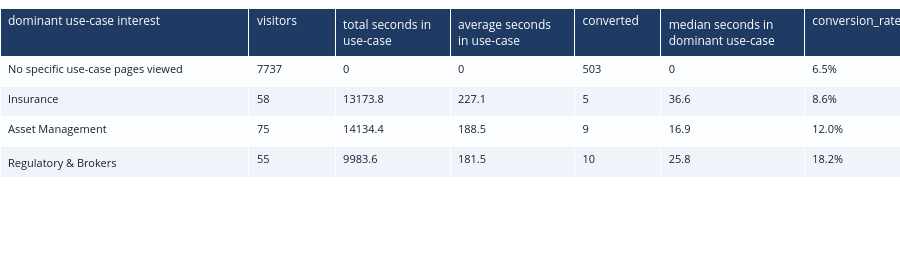

This figure's notebook cell:
### Markdown cell above
## 12. Use-case interest and conversions

This table asks a simpler question before any clustering: among website visitors, who never looked at the specific industry use-case pages, and among those who did, which of the three use-case groups they spent the most time on.

The use-case groups here are restricted to the exact nine items shown in the website navigation:
- `Insurance`: Complex Claims Management, Portfolio M&A Due Diligence, Recovery Optimization
- `Asset Management`: Fund Diligence & KPI Validation, Company Data Room Diligence, Portfolio Performance Monitoring
- `Regulatory & Brokers`: Mortgage & Loan File Validation, LP Reporting & Data Validation, KYC Investigation Support

In path terms, that means the notebook uses `/complex-claims`, `/mna-dd`, `/loss-fund-reconciliation`, `/fund-diligence`, `/company-diligence`, `/portfolio-monitoring`, `/mortgage-validation`, `/lp-reporting`, and `/kyc-aml`.

Time spent is estimated from the gap between one pageview and the next pageview in the same session, capped at 30 minutes per page. `converted` is still the same website proxy: a `change` event on the Get Started form.

### Code cell
USE_CASE_MAP = {
    "/complex-claims": "Insurance",
    "/mna-dd": "Insurance",
    "/loss-fund-reconciliation": "Insurance",
    "/fund-diligence": "Asset Management",
    "/company-diligence": "Asset Management",
    "/portfolio-monitoring": "Asset Management",
    "/mortgage-validation": "Regulatory & Brokers",
    "/lp-reporting": "Regulatory & Brokers",
    "/kyc-aml": "Regulatory & Brokers",
}

page_time = pageviews[["session_id", "distinct_id", "event_timestamp", "pathname"]].copy()
page_time = page_time.sort_values(["session_id", "event_timestamp"])
page_time["next_pageview_time"] = page_time.groupby("session_id")["event_timestamp"].shift(-1)
session_end_map = web_sessions.set_index("session_id")["session_end"]
page_time["session_end"] = page_time["session_id"].map(session_end_map)
page_time["page_exit_time"] = page_time["next_pageview_time"].fillna(page_time["session_end"])
page_time["seconds_on_page"] = (
    page_time["page_exit_time"] - page_time["event_timestamp"]
).dt.total_seconds()
page_time["seconds_on_page"] = page_time["seconds_on_page"].clip(lower=0, upper=1800)
page_time = page_time.loc[page_time["seconds_on_page"].notna()].copy()
page_time["use_case_group"] = page_time["pathname"].map(USE_CASE_MAP)

use_case_time = (
    page_time.loc[page_time["use_case_group"].notna()]
    .groupby(["distinct_id", "use_case_group"], as_index=False)["seconds_on_page"]
    .sum()
)
use_case_pivot = use_case_time.pivot(
    index="distinct_id", columns="use_case_group", values="seconds_on_page"
).fillna(0)
for col in ["Insurance", "Asset Management", "Regulatory & Brokers"]:
    if col not in use_case_pivot.columns:
        use_case_pivot[col] = 0
use_case_pivot = use_case_pivot.reset_index()
use_case_pivot["total_use_case_seconds"] = (
    use_case_pivot["Insurance"]
    + use_case_pivot["Asset Management"]
    + use_case_pivot["Regulatory & Brokers"]
)


def assign_use_case_interest(row):
    if row["total_use_case_seconds"] <= 0:
        return "No specific use-case pages viewed"
    scores = {
        "Insurance": row["Insurance"],
        "Asset Management": row["Asset Management"],
        "Regulatory & Brokers": row["Regulatory & Brokers"],
    }
    return max(scores, key=scores.get)


use_case_pivot["dominant use-case interest"] = use_case_pivot.apply(assign_use_case_interest, axis=1)
use_case_pivot["seconds_in_dominant_use_case"] = use_case_pivot.apply(
    lambda row: 0
    if row["dominant use-case interest"] == "No specific use-case pages viewed"
    else row[row["dominant use-case interest"]],
    axis=1,
)

all_visitors = pd.DataFrame({"distinct_id": sorted(web_events["distinct_id"].dropna().unique())})
visitor_use_case_interest = all_visitors.merge(
    use_case_pivot[["distinct_id", "dominant use-case interest", "seconds_in_dominant_use_case"]],
    on="distinct_id",
    how="left",
)
visitor_use_case_interest["dominant use-case interest"] = visitor_use_case_interest["dominant use-case interest"].fillna(
    "No specific use-case pages viewed"
)
visitor_use_case_interest["seconds_in_dominant_use_case"] = visitor_use_case_interest[
    "seconds_in_dominant_use_case"
].fillna(0)

converted_visitors = set(form_interactions["distinct_id"].dropna())
visitor_use_case_interest["converted"] = visitor_use_case_interest["distinct_id"].isin(converted_visitors).astype(int)

use_case_summary = (
    visitor_use_case_interest.groupby("dominant use-case interest", as_index=False)
    .agg(
        visitors=("distinct_id", "nunique"),
        total_seconds_in_dominant_use_case=("seconds_in_dominant_use_case", "sum"),
        average_seconds_in_dominant_use_case=("seconds_in_dominant_use_case", "mean"),
        converted=("converted", "sum"),
        median_seconds_in_dominant_use_case=("seconds_in_dominant_use_case", "median"),
    )
)
use_case_summary["conversion_rate"] = use_case_summary["converted"] / use_case_summary["visitors"] * 100
order = [
    "No specific use-case pages viewed",
    "Insurance",
    "Asset Management",
    "Regulatory & Brokers",
]
use_case_summary["dominant use-case interest"] = pd.Categorical(
    use_case_summary["dominant use-case interest"], categories=order, ordered=True
)
use_case_summary = use_case_summary.sort_values("dominant use-case interest").reset_index(drop=True)
use_case_summary["conversion_rate"] = use_case_summary["conversion_rate"].map(lambda x: f"{x:.1f}%")
display(use_case_summary)

row_fills = ["#fbfdff" if i % 2 == 0 else "#eff4fa" for i in range(len(use_case_summary))]
use_case_fig = go.Figure(
    data=[
        go.Table(
            columnwidth=[2.6, 0.9, 1.2, 1.3, 0.9, 1.5, 1.0],
            header=dict(
                values=[
                    "dominant use-case interest",
                    "visitors",
                    "total seconds in use-case",
                    "average seconds in use-case",
                    "converted",
                    "median seconds in dominant use-case",
                    "conversion_rate",
                ],
                fill_color="#1f3b64",
                font=dict(color="white", size=12),
                align="left",
                height=34,
            ),
            cells=dict(
                values=[
                    use_case_summary["dominant use-case interest"],
                    use_case_summary["visitors"],
                    use_case_summary["total_seconds_in_dominant_use_case"].round(1),
                    use_case_summary["average_seconds_in_dominant_use_case"].round(1),
                    use_case_summary["converted"],
                    use_case_summary["median_seconds_in_dominant_use_case"].round(1),
                    use_case_summary["conversion_rate"],
                ],
                fill_color=[row_fills],
                font=dict(color="#17212f", size=11),
                align="left",
                height=30,
            ),
        )
    ]
)
use_case_fig.update_layout(margin=dict(l=0, r=0, t=8, b=0), height=260)
use_case_fig.show()






USE_CASE_PAGE_LABELS = {
    "/complex-claims": "Complex Claims Management",
    "/mna-dd": "Portfolio M&A Due Diligence",
    "/loss-fund-reconciliation": "Recovery Optimization",
    "/fund-diligence": "Fund Diligence & KPI Validation",
    "/company-diligence": "Company Data Room Diligence",
    "/portfolio-monitoring": "Portfolio Performance Monitoring",
    "/mortgage-validation": "Mortgage & Loan File Validation",
    "/lp-reporting": "LP Reporting & Data Validation",
    "/kyc-aml": "KYC Investigation Support",
}

use_case_page_time = page_time.loc[page_time["pathname"].isin(USE_CASE_PAGE_LABELS)].copy()
use_case_page_time["Page"] = use_case_page_time["pathname"].map(USE_CASE_PAGE_LABELS)

page_time_by_visitor = (
    use_case_page_time.groupby(["distinct_id", "pathname", "Page"], as_index=False)["seconds_on_page"]
    .sum()
)
dominant_page_by_visitor = (
    page_time_by_visitor.sort_values(["distinct_id", "seconds_on_page", "Page"], ascending=[True, False, True])
    .drop_duplicates("distinct_id")
)
dominant_page_by_visitor["converted"] = dominant_page_by_visitor["distinct_id"].isin(converted_visitors).astype(int)

page_conversion_table = (
    dominant_page_by_visitor.groupby(["pathname", "Page"], as_index=False)
    .agg(
        visitors=("distinct_id", "nunique"),
        total_seconds=("seconds_on_page", "sum"),
        average_seconds=("seconds_on_page", "mean"),
        converted=("converted", "sum"),
        median_seconds=("seconds_on_page", "median"),
    )
)
page_conversion_table["conversion_rate"] = page_conversion_table["converted"] / page_conversion_table["visitors"] * 100
page_conversion_table = page_conversion_table.sort_values(["conversion_rate", "visitors"], ascending=[False, False]).reset_index(drop=True)
display(page_conversion_table[["Page", "visitors", "total_seconds", "average_seconds", "converted", "median_seconds", "conversion_rate"]])

fig, ax = plt.subplots(figsize=(12, 5.5))
plot_df = page_conversion_table.copy()
sns.barplot(data=plot_df, x="Page", y="conversion_rate", hue="Page", legend=False, ax=ax, palette="Blues_d")
ax.set_title("Conversion rate by dominant use-case sub-page")
ax.set_xlabel("")
ax.set_ylabel("Conversion rate (%)")
ax.tick_params(axis="x", rotation=35)
for i, row in plot_df.iterrows():
    ax.text(
        i,
        row["conversion_rate"] + 0.4,
        f"{row['conversion_rate']:.1f}%\n{int(row['converted'])}/{int(row['visitors'])}",
        ha="center",
        va="bottom",
        fontsize=9,
    )
fig.tight_layout()
plt.show()

### Figure 1 — Plotly figure (JSON) as saved in the notebook; plotly's stock layout.template omitted (floating-point values rounded to 4 significant figures)
{"data": [{"cells": {"align": "left", "fill": {"color": [["#fbfdff", "#eff4fa", "#fbfdff", "#eff4fa"]]}, "font": {"color": "#17212f", "size": 11}, "height": 30, "values": [["No specific use-case pages viewed", "Insurance", "Asset Management", "Regulatory & Brokers"], [7737, 58, 75, 55], [0.0, 13170.0, 14130.0, 9984.0], [0.0, 227.1, 188.5, 181.5], [503, 5, 9, 10], [0.0, 36.6, 16.9, 25.8], ["6.5%", "8.6%", "12.0%", "18.2%"]]}, "columnwidth": [2.6, 0.9, 1.2, 1.3, 0.9, 1.5, 1.0], "header": {"align": "left", "fill": {"color": "#1f3b64"}, "font": {"color": "white", "size": 12}, "height": 34, "values": ["dominant use-case interest", "visitors", "total seconds in use-case", "average seconds in use-case", "converted", "median seconds in dominant use-case", "conversion_rate"]}, "type": "table"}], "layout": {"height": 260, "margin": {"b": 0, "l": 0, "r": 0, "t": 8}}}
